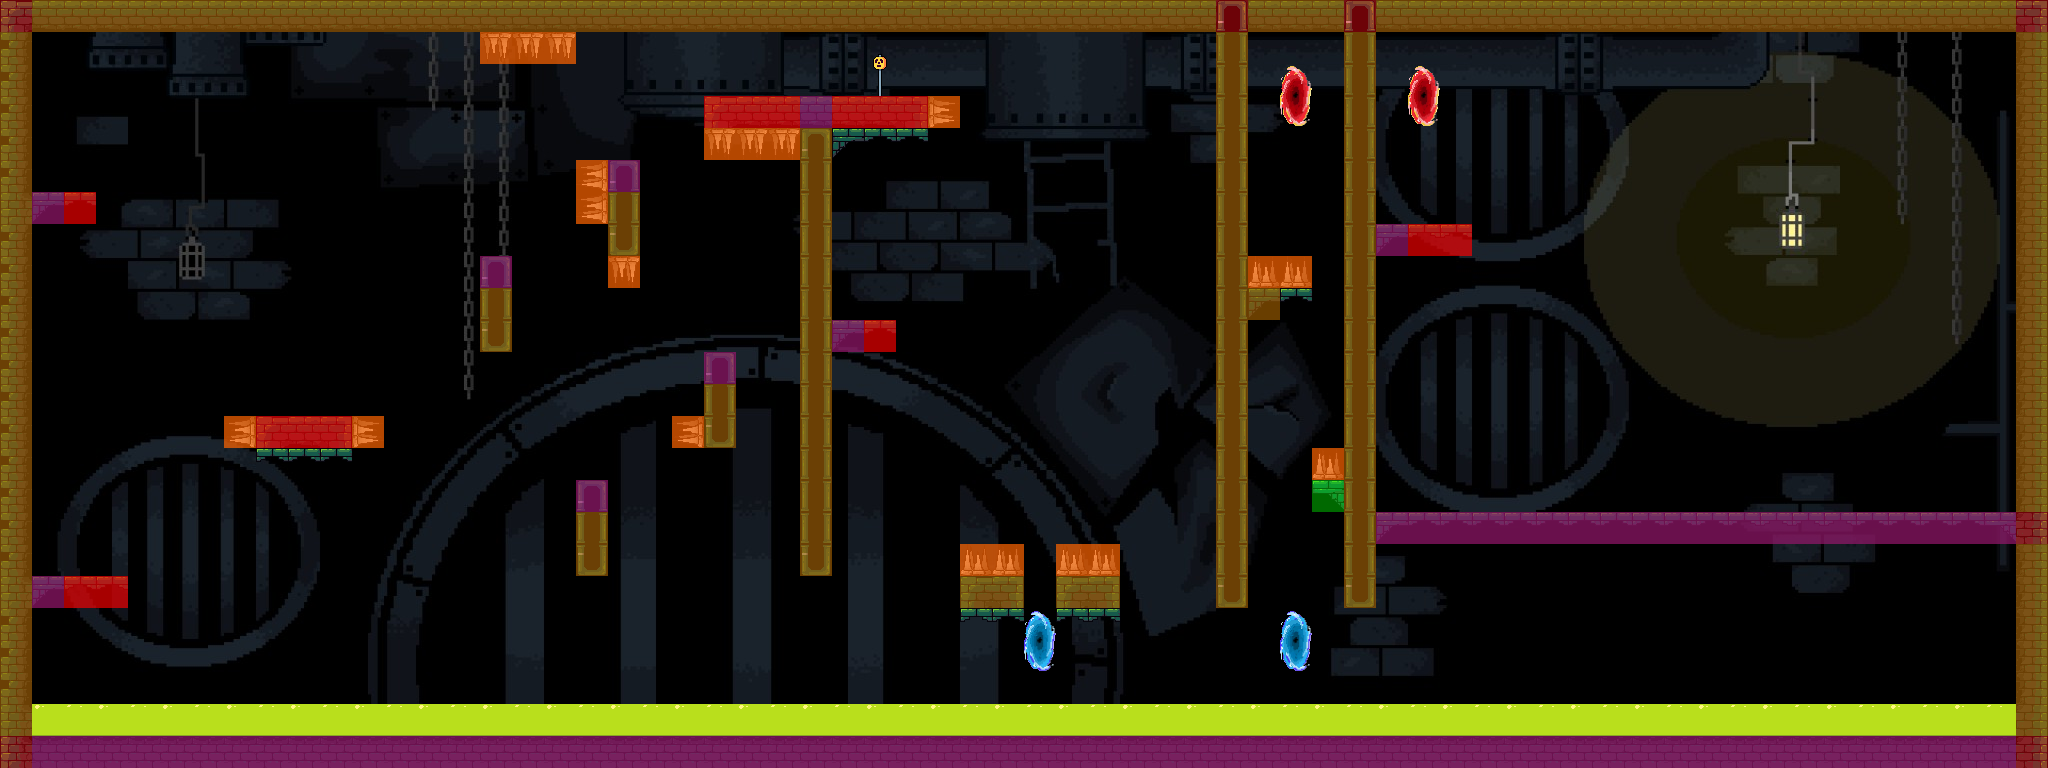

Tiled map render using the project's own tile images. Description and the map definition, with tile-layer contents summarised, below:
An orthogonal 64x24 tile map with 32x32 px tiles, 4 tile layers (prueba2, Map, Collisions, navigationLayer), 3 hidden layers not drawn, 20 tilesets.

<map version="1.10" tiledversion="1.10.2" orientation="orthogonal" renderorder="right-down" width="64" height="24" tilewidth="32" tileheight="32" infinite="0" nextlayerid="17" nextobjectid="8">
 <tileset firstgid="1" name="MapMetadata" tilewidth="32" tileheight="32" spacing="1" margin="1" tilecount="4" columns="4">
  <image source="MapMetadata.png" width="133" height="34" />
 </tileset>
 <tileset firstgid="5" name="Tileset" tilewidth="32" tileheight="32" tilecount="81" columns="9">
  <image source="../Tileset/1 Tiles/Tileset.png" width="288" height="288" />
  <wangsets>
   <wangset name="Unnamed Set" type="corner" tile="1">
    <wangcolor name="" color="#ff0000" tile="-1" probability="1" />
    <wangtile tileid="0" wangid="0,0,0,1,0,0,0,0" />
    <wangtile tileid="1" wangid="0,0,0,1,0,1,0,0" />
    <wangtile tileid="2" wangid="0,0,0,1,0,1,0,0" />
    <wangtile tileid="3" wangid="0,0,0,0,0,1,0,0" />
    <wangtile tileid="9" wangid="0,1,0,1,0,0,0,0" />
    <wangtile tileid="10" wangid="0,1,0,1,0,1,0,1" />
    <wangtile tileid="11" wangid="0,1,0,1,0,1,0,1" />
    <wangtile tileid="12" wangid="0,0,0,0,0,1,0,1" />
    <wangtile tileid="18" wangid="0,1,0,0,0,0,0,0" />
    <wangtile tileid="19" wangid="0,1,0,0,0,0,0,1" />
    <wangtile tileid="20" wangid="0,1,0,0,0,0,0,1" />
    <wangtile tileid="21" wangid="0,0,0,0,0,0,0,1" />
   </wangset>
   <wangset name="Unnamed Set" type="corner" tile="5">
    <wangcolor name="" color="#ff0000" tile="-1" probability="1" />
    <wangtile tileid="4" wangid="0,0,0,1,0,0,0,0" />
    <wangtile tileid="5" wangid="0,0,0,1,0,1,0,0" />
    <wangtile tileid="6" wangid="0,0,0,1,0,1,0,0" />
    <wangtile tileid="7" wangid="0,0,0,0,0,1,0,0" />
    <wangtile tileid="13" wangid="0,1,0,0,0,0,0,0" />
    <wangtile tileid="14" wangid="0,1,0,0,0,0,0,1" />
    <wangtile tileid="15" wangid="0,1,0,0,0,0,0,1" />
    <wangtile tileid="16" wangid="0,0,0,0,0,0,0,1" />
   </wangset>
   <wangset name="Unnamed Set" type="corner" tile="17">
    <wangcolor name="" color="#ff0000" tile="-1" probability="1" />
    <wangtile tileid="8" wangid="0,0,0,1,0,0,0,0" />
    <wangtile tileid="17" wangid="0,1,0,1,0,0,0,0" />
    <wangtile tileid="26" wangid="0,1,0,0,0,0,0,0" />
   </wangset>
   <wangset name="Unnamed Set" type="corner" tile="33">
    <wangcolor name="" color="#ff0000" tile="-1" probability="1" />
    <wangtile tileid="32" wangid="0,0,0,1,0,0,0,0" />
    <wangtile tileid="33" wangid="0,0,0,0,0,1,0,0" />
    <wangtile tileid="41" wangid="0,1,0,0,0,0,0,0" />
    <wangtile tileid="42" wangid="0,0,0,0,0,0,0,1" />
   </wangset>
   <wangset name="Unnamed Set" type="corner" tile="23">
    <wangcolor name="" color="#ff0000" tile="-1" probability="1" />
    <wangtile tileid="22" wangid="0,0,0,1,0,0,0,0" />
    <wangtile tileid="23" wangid="0,0,0,1,0,1,0,0" />
    <wangtile tileid="24" wangid="0,0,0,1,0,1,0,0" />
    <wangtile tileid="25" wangid="0,0,0,0,0,1,0,0" />
   </wangset>
   <wangset name="Unnamed Set" type="corner" tile="43">
    <wangcolor name="" color="#ff0000" tile="-1" probability="1" />
    <wangtile tileid="34" wangid="0,0,0,0,0,1,0,0" />
    <wangtile tileid="43" wangid="0,0,0,0,0,0,0,1" />
   </wangset>
   <wangset name="Unnamed Set" type="corner" tile="-1">
    <wangcolor name="" color="#ff0000" tile="-1" probability="1" />
   </wangset>
  </wangsets>
 </tileset>
 <tileset firstgid="86" name="3" tilewidth="32" tileheight="32" tilecount="180" columns="18">
  <image source="../Tileset/2 Background/Night/3.png" width="576" height="324" />
 </tileset>
 <tileset firstgid="266" name="trees" tilewidth="32" tileheight="32" tilecount="169" columns="13">
  <image source="../Tileset/3 Objects/Trees/trees.png" width="416" height="416" />
 </tileset>
 <tileset firstgid="435" name="stones" tilewidth="32" tileheight="32" tilecount="14" columns="7">
  <image source="../Tileset/3 Objects/Stones/stones.png" width="224" height="64" />
 </tileset>
 <tileset firstgid="449" name="Grass" tilewidth="32" tileheight="32" tilecount="24" columns="8">
  <image source="../Tileset/3 Objects/Grass/Grass.png" width="256" height="96" />
 </tileset>
 <tileset firstgid="473" name="other" tilewidth="32" tileheight="32" tilecount="9" columns="3">
  <image source="../Tileset/3 Objects/Other/other.png" width="96" height="96" />
 </tileset>
 <tileset firstgid="482" name="2" tilewidth="32" tileheight="32" tilecount="180" columns="18">
  <image source="../Tileset/2 Background/Night/2.png" width="576" height="324" />
 </tileset>
 <tileset firstgid="662" name="5" tilewidth="32" tileheight="32" tilecount="180" columns="18">
  <image source="../Tileset/2 Background/Night/5.png" width="576" height="324" />
 </tileset>
 <tileset firstgid="842" name="4" tilewidth="32" tileheight="32" tilecount="180" columns="18">
  <image source="../Tileset/2 Background/Night/4.png" width="576" height="324" />
 </tileset>
 <tileset firstgid="1022" name="1" tilewidth="32" tileheight="32" tilecount="180" columns="18">
  <image source="../Tileset/2 Background/Night/1.png" width="576" height="324" />
 </tileset>
 <tileset firstgid="1202" name="dusk" tilewidth="32" tileheight="32" tilecount="1980" columns="60">
  <image source="../Tileset/2 Background/Dusk/dusk.png" width="1920" height="1080" />
 </tileset>
 <tileset firstgid="3182" name="Night" tilewidth="32" tileheight="32" tilecount="1980" columns="60">
  <image source="../Tileset/2 Background/Night/Night.png" width="1920" height="1080" />
 </tileset>
 <tileset firstgid="5162" name="Tileset2" tilewidth="32" tileheight="32" tilecount="64" columns="8">
  <image source="../Tileset2/1 Tiles/Tileset.png" width="256" height="256" />
 </tileset>
 <tileset firstgid="5226" name="spikes" tilewidth="32" tileheight="32" spacing="1" margin="1" tilecount="4" columns="4">
  <image source="../Textures/spikes.png" width="133" height="34" />
 </tileset>
 <tileset firstgid="5230" name="Pipe" tilewidth="32" tileheight="32" tilecount="6" columns="3">
  <image source="../Textures/Pipe.png" width="96" height="64" />
 </tileset>
 <tileset firstgid="5236" name="SewerTiles" tilewidth="32" tileheight="32" tilecount="56" columns="8">
  <image source="../Textures/SewerTiles.png" width="256" height="224" />
 </tileset>
 <tileset firstgid="5292" name="sewer" tilewidth="32" tileheight="32" tilecount="1536" columns="64">
  <image source="../Textures/sewer.jpg" width="2048" height="768" />
 </tileset>
 <tileset firstgid="6828" name="spikes2" tilewidth="32" tileheight="32" tilecount="4" columns="4">
  <image source="../Textures/spikes2.png" width="128" height="32" />
 </tileset>
 <tileset firstgid="6832" name="portal" tilewidth="32" tileheight="64" tilecount="2" columns="2">
  <image source="../Textures/portal.png" width="64" height="64" />
 </tileset>
 <layer id="12" name="prueba" width="64" height="24" visible="0">
  <properties>
   <property name="Draw" type="bool" value="true" />
  </properties>
  <data>[1536 cells, 1440 non-empty, 1440 distinct tile ids]</data>
 </layer>
 <layer id="13" name="prueba2" width="64" height="24">
  <properties>
   <property name="Draw" type="bool" value="true" />
  </properties>
  <data>[1536 cells, 1536 non-empty, 1536 distinct tile ids]</data>
 </layer>
 <layer id="1" name="Map" width="64" height="24">
  <properties>
   <property name="Draw" type="bool" value="true" />
  </properties>
  <data>[1536 cells, 379 non-empty, 25 distinct tile ids]</data>
 </layer>
 <layer id="14" name="pipe" width="64" height="24" visible="0">
  <properties>
   <property name="Draw" type="bool" value="false" />
  </properties>
  <data>[1536 cells, 6 non-empty, 6 distinct tile ids]</data>
 </layer>
 <layer id="2" name="Collisions" width="64" height="24">
  <properties>
   <property name="Draw" type="bool" value="false" />
  </properties>
  <data>[1536 cells, 355 non-empty, 4 distinct tile ids]</data>
 </layer>
 <layer id="15" name="parallax" width="64" height="24" visible="0">
  <properties>
   <property name="Draw" type="bool" value="false" />
  </properties>
  <data>[1536 cells, 242 non-empty, 3 distinct tile ids]</data>
 </layer>
 <layer id="16" name="navigationLayer" width="64" height="24">
  <properties>
   <property name="Draw" type="bool" value="false" />
   <property name="Navigation" type="bool" value="true" />
  </properties>
  <data>[1536 cells, 299 non-empty, 1 distinct tile ids]</data>
 </layer>
</map>
